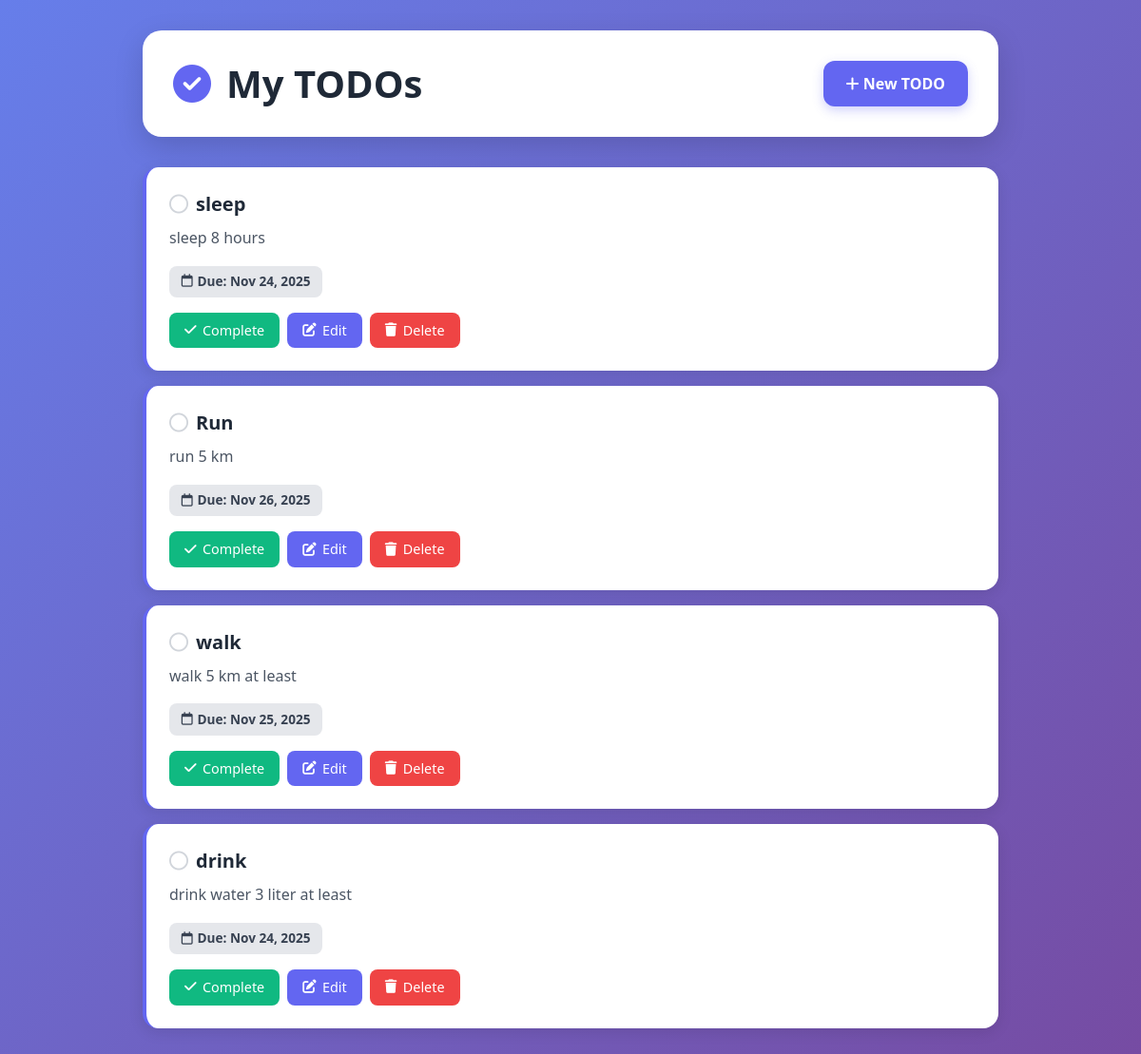
The page / on the database its author committed.
### todos/models.py (models this page shows, shortened)
class Todo(models.Model):
    title = models.CharField(max_length=200)
    description = models.TextField(blank=True)
    due_date = models.DateField(null=True, blank=True)
    resolved = models.BooleanField(default=False)
    created_at = models.DateTimeField(auto_now_add=True)
    updated_at = models.DateTimeField(auto_now=True)
    class Meta:
        ordering = ['-created_at']
    def is_overdue(self):
        if self.due_date and not self.resolved:
            return self.due_date < timezone.now().date()
        return False

### todos/views.py (the view)
# urls.py: path('', views.todo_list, name='todo_list'),
def todo_list(request):
    todos = Todo.objects.all()
    return render(request, 'todos/todo_list.html', {'todos': todos})

### todos/templates/todos/todo_list.html (shortened to what this page needs)
{% extends 'todos/base.html' %}
{% block content %}
<div class="header-card">
    <div class="d-flex justify-content-between align-items-center flex-wrap gap-3">
        <h1 class="page-title">
            <i class="fas fa-check-circle"></i>
            My TODOs
        </h1>
        <a href="{% url 'todo_create' %}" class="btn-create">
            <i class="fas fa-plus"></i> New TODO
        </a>
    </div>
</div>
{% if todos %}
    {% for todo in todos %}
        <div class="todo-item {% if todo.resolved %}completed{% endif %} {% if todo.is_overdue %}overdue{% endif %}">
            <div class="todo-item-title">
                {% if todo.resolved %}
                    <i class="fas fa-check-circle" style="color: var(--success);"></i>
                {% else %}
                    <i class="far fa-circle" style="color: #d1d5db;"></i>
                {% endif %}
                {{ todo.title }}
            </div>
            {% if todo.description %}
                <div class="todo-desc">{{ todo.description }}</div>
            {% endif %}
            <div class="todo-badges">
                {% if todo.due_date %}
                    <span class="badge-custom badge-due">
                        <i class="far fa-calendar"></i>
                        Due: {{ todo.due_date|date:"M d, Y" }}
                    </span>
                {% endif %}
            </div>
            <div class="btn-action-group">
                <a href="{% url 'todo_toggle_resolved' todo.pk %}"
                   class="btn-action {% if todo.resolved %}btn-warning{% else %}btn-success{% endif %}">
                    {% if todo.resolved %}
                        <i class="fas fa-undo"></i> Reopen
                    {% else %}
                        <i class="fas fa-check"></i> Complete
                    {% endif %}
                </a>
                <a href="{% url 'todo_edit' todo.pk %}" class="btn-action btn-primary">
                    <i class="fas fa-edit"></i> Edit
                </a>
                <a href="{% url 'todo_delete' todo.pk %}" class="btn-action btn-danger">
                    <i class="fas fa-trash"></i> Delete
                </a>
            </div>
        </div>
    {% endfor %}
{% endif %}
{% endblock %}

### todos/templates/todos/base.html (shortened to what this page needs)
<!DOCTYPE html>
<html lang="en">
<head>
    <link href="https://cdn.jsdelivr.net/npm/bootstrap@5.3.0/dist/css/bootstrap.min.css" rel="stylesheet">
    <link rel="stylesheet" href="https://cdnjs.cloudflare.com/ajax/libs/font-awesome/6.4.0/css/all.min.css">
</head>
<body>
    <div class="main-container">
        {% block content %}{% endblock %}
    </div>
</body>
</html>

### todos/templates/todos/base.html (style rules this page uses)
:root { --primary: #6366f1; --primary-dark: #4f46e5; --success: #10b981; --danger: #ef4444; --warning: #f59e0b; }
body { background: linear-gradient(135deg, #667eea 0%, #764ba2 100%); min-height: 100vh; font-family: 'Segoe UI', Tahoma, Geneva, Verdana, sans-serif; padding: 2rem 1rem; }
.main-container { max-width: 900px; margin: 0 auto; }
.header-card { background: white; border-radius: 20px; padding: 2rem; margin-bottom: 2rem; box-shadow: 0 10px 30px rgba(0,0,0,0.15); }
.page-title { font-size: 2.5rem; font-weight: 700; color: #1f2937; margin: 0; display: flex; align-items: center; gap: 1rem; }
.page-title i { color: var(--primary); }
.btn-create { background: var(--primary); color: white; border: none; padding: 0.75rem 1.5rem; border-radius: 12px; font-weight: 600; transition: all 0.3s ease; box-shadow: 0 4px 12px rgba(99, 102, 241, 0.3); text-decoration: none; display: inline-block; }
.todo-item { background: white; border-radius: 16px; padding: 1.5rem; margin-bottom: 1rem; box-shadow: 0 4px 15px rgba(0,0,0,0.1); transition: all 0.3s ease; border-left: 4px solid var(--primary); }
.todo-item-title { font-size: 1.25rem; font-weight: 600; color: #1f2937; margin-bottom: 0.5rem; display: flex; align-items: center; gap: 0.5rem; }
.todo-desc { color: #4b5563; margin-bottom: 1rem; line-height: 1.6; }
.todo-badges { display: flex; gap: 0.5rem; margin-bottom: 1rem; flex-wrap: wrap; }
.badge-custom { padding: 0.4rem 0.8rem; border-radius: 8px; font-size: 0.85rem; font-weight: 600; display: inline-flex; align-items: center; gap: 0.3rem; }
.badge-due { background: #e5e7eb; color: #374151; }
.btn-action-group { display: flex; gap: 0.5rem; flex-wrap: wrap; }
.btn-action { padding: 0.5rem 1rem; border-radius: 8px; border: none; font-weight: 500; font-size: 0.9rem; transition: all 0.2s ease; text-decoration: none; display: inline-flex; align-items: center; gap: 0.4rem; }
.btn-success { background: var(--success); color: white; }
.btn-primary { background: var(--primary); color: white; }
.btn-danger { background: var(--danger); color: white; }

### rows shown on the page
Todo: resolved False (drawn), title "sleep", description "sleep 8 hours", due_date "Nov 24, 2025"
Todo: resolved False (drawn), title "Run", description "run 5 km", due_date "Nov 26, 2025"
Todo: resolved False (drawn), title "walk", description "walk 5 km at least", due_date "Nov 25, 2025"
Todo: resolved False (drawn), title "drink", description "drink water 3 liter at least", due_date "Nov 24, 2025"
